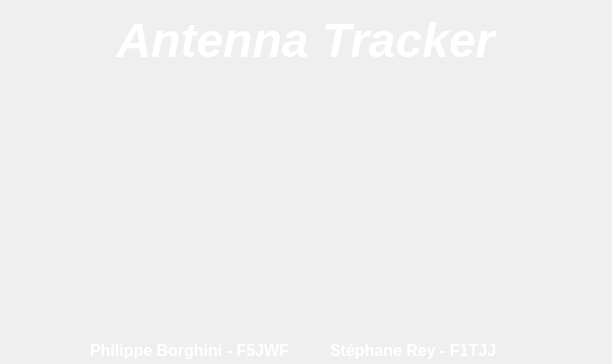
<?xml version="1.0" encoding="UTF-8"?>
<ui version="4.0">
 <class>Form</class>
 <widget class="QWidget" name="Form">
  <property name="geometry">
   <rect>
    <x>0</x>
    <y>0</y>
    <width>612</width>
    <height>364</height>
   </rect>
  </property>
  <property name="windowTitle">
   <string>Form</string>
  </property>
  <widget class="QLabel" name="label_2">
   <property name="geometry">
    <rect>
     <x>20</x>
     <y>10</y>
     <width>571</width>
     <height>61</height>
    </rect>
   </property>
   <property name="styleSheet">
    <string notr="true">background-color: rgba(0, 0, 0, 0);</string>
   </property>
   <property name="text">
    <string>&lt;html&gt;&lt;head/&gt;&lt;body&gt;&lt;p align=&quot;center&quot;&gt;&lt;span style=&quot; font-size:36pt; font-weight:600; font-style:italic; color:#ffffff;&quot;&gt;Antenna Tracker&lt;/span&gt;&lt;/p&gt;&lt;/body&gt;&lt;/html&gt;</string>
   </property>
  </widget>
  <widget class="QLabel" name="label_3">
   <property name="geometry">
    <rect>
     <x>90</x>
     <y>340</y>
     <width>211</width>
     <height>21</height>
    </rect>
   </property>
   <property name="styleSheet">
    <string notr="true">background-color: rgba(0, 0, 0, 0);</string>
   </property>
   <property name="text">
    <string>&lt;html&gt;&lt;head/&gt;&lt;body&gt;&lt;p&gt;&lt;span style=&quot; font-size:12pt; font-weight:600; color:#ffffff;&quot;&gt;Philippe Borghini - F5JWF&lt;/span&gt;&lt;/p&gt;&lt;/body&gt;&lt;/html&gt;</string>
   </property>
  </widget>
  <widget class="QLabel" name="label_4">
   <property name="geometry">
    <rect>
     <x>330</x>
     <y>340</y>
     <width>211</width>
     <height>21</height>
    </rect>
   </property>
   <property name="styleSheet">
    <string notr="true">background-color: rgba(0, 0, 0, 0);</string>
   </property>
   <property name="text">
    <string>&lt;html&gt;&lt;head/&gt;&lt;body&gt;&lt;p&gt;&lt;span style=&quot; font-size:12pt; font-weight:600; color:#ffffff;&quot;&gt;Stéphane Rey - F1TJJ&lt;/span&gt;&lt;/p&gt;&lt;/body&gt;&lt;/html&gt;</string>
   </property>
  </widget>
 </widget>
 <resources/>
 <connections/>
</ui>
